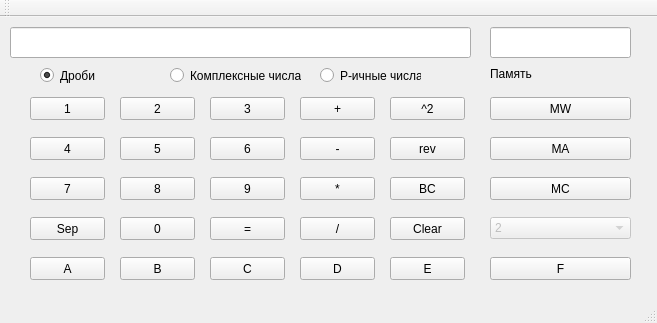
<?xml version="1.0" encoding="UTF-8"?>
<ui version="4.0">
 <class>MainWindow</class>
 <widget class="QMainWindow" name="MainWindow">
  <property name="geometry">
   <rect>
    <x>0</x>
    <y>0</y>
    <width>657</width>
    <height>323</height>
   </rect>
  </property>
  <property name="windowTitle">
   <string>MainWindow</string>
  </property>
  <widget class="QWidget" name="centralWidget">
   <widget class="QLineEdit" name="lineEdit">
    <property name="geometry">
     <rect>
      <x>10</x>
      <y>10</y>
      <width>461</width>
      <height>31</height>
     </rect>
    </property>
   </widget>
   <widget class="QPushButton" name="pushButton_1">
    <property name="geometry">
     <rect>
      <x>30</x>
      <y>80</y>
      <width>75</width>
      <height>23</height>
     </rect>
    </property>
    <property name="text">
     <string>1</string>
    </property>
   </widget>
   <widget class="QPushButton" name="pushButton_2">
    <property name="geometry">
     <rect>
      <x>120</x>
      <y>80</y>
      <width>75</width>
      <height>23</height>
     </rect>
    </property>
    <property name="text">
     <string>2</string>
    </property>
   </widget>
   <widget class="QPushButton" name="pushButton_3">
    <property name="geometry">
     <rect>
      <x>210</x>
      <y>80</y>
      <width>75</width>
      <height>23</height>
     </rect>
    </property>
    <property name="text">
     <string>3</string>
    </property>
   </widget>
   <widget class="QPushButton" name="pushButton_4">
    <property name="geometry">
     <rect>
      <x>30</x>
      <y>120</y>
      <width>75</width>
      <height>23</height>
     </rect>
    </property>
    <property name="text">
     <string>4</string>
    </property>
   </widget>
   <widget class="QPushButton" name="pushButton_5">
    <property name="geometry">
     <rect>
      <x>120</x>
      <y>120</y>
      <width>75</width>
      <height>23</height>
     </rect>
    </property>
    <property name="text">
     <string>5</string>
    </property>
   </widget>
   <widget class="QPushButton" name="pushButton_6">
    <property name="geometry">
     <rect>
      <x>210</x>
      <y>120</y>
      <width>75</width>
      <height>23</height>
     </rect>
    </property>
    <property name="text">
     <string>6</string>
    </property>
   </widget>
   <widget class="QPushButton" name="pushButton_7">
    <property name="geometry">
     <rect>
      <x>30</x>
      <y>160</y>
      <width>75</width>
      <height>23</height>
     </rect>
    </property>
    <property name="text">
     <string>7</string>
    </property>
   </widget>
   <widget class="QPushButton" name="pushButton_8">
    <property name="geometry">
     <rect>
      <x>120</x>
      <y>160</y>
      <width>75</width>
      <height>23</height>
     </rect>
    </property>
    <property name="text">
     <string>8</string>
    </property>
   </widget>
   <widget class="QPushButton" name="pushButton_9">
    <property name="geometry">
     <rect>
      <x>210</x>
      <y>160</y>
      <width>75</width>
      <height>23</height>
     </rect>
    </property>
    <property name="text">
     <string>9</string>
    </property>
   </widget>
   <widget class="QPushButton" name="pushButton_10">
    <property name="geometry">
     <rect>
      <x>120</x>
      <y>200</y>
      <width>75</width>
      <height>23</height>
     </rect>
    </property>
    <property name="text">
     <string>0</string>
    </property>
   </widget>
   <widget class="QPushButton" name="pushButton_11">
    <property name="geometry">
     <rect>
      <x>30</x>
      <y>200</y>
      <width>75</width>
      <height>23</height>
     </rect>
    </property>
    <property name="text">
     <string>Sep</string>
    </property>
   </widget>
   <widget class="QPushButton" name="pushButton_12">
    <property name="geometry">
     <rect>
      <x>210</x>
      <y>200</y>
      <width>75</width>
      <height>23</height>
     </rect>
    </property>
    <property name="text">
     <string>=</string>
    </property>
   </widget>
   <widget class="QPushButton" name="pushButton_13">
    <property name="geometry">
     <rect>
      <x>300</x>
      <y>80</y>
      <width>75</width>
      <height>23</height>
     </rect>
    </property>
    <property name="text">
     <string>+</string>
    </property>
   </widget>
   <widget class="QPushButton" name="pushButton_14">
    <property name="geometry">
     <rect>
      <x>300</x>
      <y>120</y>
      <width>75</width>
      <height>23</height>
     </rect>
    </property>
    <property name="text">
     <string>-</string>
    </property>
   </widget>
   <widget class="QPushButton" name="pushButton_15">
    <property name="geometry">
     <rect>
      <x>300</x>
      <y>160</y>
      <width>75</width>
      <height>23</height>
     </rect>
    </property>
    <property name="text">
     <string>*</string>
    </property>
   </widget>
   <widget class="QPushButton" name="pushButton_16">
    <property name="geometry">
     <rect>
      <x>300</x>
      <y>200</y>
      <width>75</width>
      <height>23</height>
     </rect>
    </property>
    <property name="text">
     <string>/</string>
    </property>
   </widget>
   <widget class="QPushButton" name="pushButton_17">
    <property name="geometry">
     <rect>
      <x>390</x>
      <y>80</y>
      <width>75</width>
      <height>23</height>
     </rect>
    </property>
    <property name="text">
     <string>^2</string>
    </property>
   </widget>
   <widget class="QPushButton" name="pushButton_18">
    <property name="geometry">
     <rect>
      <x>390</x>
      <y>120</y>
      <width>75</width>
      <height>23</height>
     </rect>
    </property>
    <property name="text">
     <string>rev</string>
    </property>
   </widget>
   <widget class="QPushButton" name="pushButton_19">
    <property name="geometry">
     <rect>
      <x>390</x>
      <y>160</y>
      <width>75</width>
      <height>23</height>
     </rect>
    </property>
    <property name="text">
     <string>BC</string>
    </property>
   </widget>
   <widget class="QPushButton" name="pushButton_20">
    <property name="geometry">
     <rect>
      <x>390</x>
      <y>200</y>
      <width>75</width>
      <height>23</height>
     </rect>
    </property>
    <property name="text">
     <string>Clear</string>
    </property>
   </widget>
   <widget class="QRadioButton" name="radioButton">
    <property name="geometry">
     <rect>
      <x>40</x>
      <y>50</y>
      <width>82</width>
      <height>17</height>
     </rect>
    </property>
    <property name="text">
     <string>Дроби</string>
    </property>
    <property name="checked">
     <bool>true</bool>
    </property>
   </widget>
   <widget class="QRadioButton" name="radioButton_2">
    <property name="geometry">
     <rect>
      <x>170</x>
      <y>50</y>
      <width>131</width>
      <height>17</height>
     </rect>
    </property>
    <property name="text">
     <string>Комплексные числа</string>
    </property>
   </widget>
   <widget class="QRadioButton" name="radioButton_3">
    <property name="geometry">
     <rect>
      <x>320</x>
      <y>50</y>
      <width>101</width>
      <height>17</height>
     </rect>
    </property>
    <property name="text">
     <string>P-ичные числа</string>
    </property>
   </widget>
   <widget class="QLabel" name="label">
    <property name="geometry">
     <rect>
      <x>490</x>
      <y>50</y>
      <width>47</width>
      <height>13</height>
     </rect>
    </property>
    <property name="text">
     <string>Память</string>
    </property>
   </widget>
   <widget class="QLineEdit" name="lineEdit_2">
    <property name="geometry">
     <rect>
      <x>490</x>
      <y>10</y>
      <width>141</width>
      <height>31</height>
     </rect>
    </property>
   </widget>
   <widget class="QPushButton" name="pushButton_97">
    <property name="geometry">
     <rect>
      <x>490</x>
      <y>80</y>
      <width>141</width>
      <height>23</height>
     </rect>
    </property>
    <property name="text">
     <string>MW</string>
    </property>
   </widget>
   <widget class="QPushButton" name="pushButton_98">
    <property name="geometry">
     <rect>
      <x>490</x>
      <y>120</y>
      <width>141</width>
      <height>23</height>
     </rect>
    </property>
    <property name="text">
     <string>MA</string>
    </property>
   </widget>
   <widget class="QPushButton" name="pushButton_99">
    <property name="geometry">
     <rect>
      <x>490</x>
      <y>160</y>
      <width>141</width>
      <height>23</height>
     </rect>
    </property>
    <property name="text">
     <string>MC</string>
    </property>
   </widget>
   <widget class="QComboBox" name="comboBox">
    <property name="enabled">
     <bool>false</bool>
    </property>
    <property name="geometry">
     <rect>
      <x>490</x>
      <y>200</y>
      <width>141</width>
      <height>22</height>
     </rect>
    </property>
    <item>
     <property name="text">
      <string>2</string>
     </property>
    </item>
    <item>
     <property name="text">
      <string>3</string>
     </property>
    </item>
    <item>
     <property name="text">
      <string>4</string>
     </property>
    </item>
    <item>
     <property name="text">
      <string>5</string>
     </property>
    </item>
    <item>
     <property name="text">
      <string>6</string>
     </property>
    </item>
    <item>
     <property name="text">
      <string>7</string>
     </property>
    </item>
    <item>
     <property name="text">
      <string>8</string>
     </property>
    </item>
    <item>
     <property name="text">
      <string>9</string>
     </property>
    </item>
    <item>
     <property name="text">
      <string>10</string>
     </property>
    </item>
    <item>
     <property name="text">
      <string>11</string>
     </property>
    </item>
    <item>
     <property name="text">
      <string>12</string>
     </property>
    </item>
    <item>
     <property name="text">
      <string>13</string>
     </property>
    </item>
    <item>
     <property name="text">
      <string>14</string>
     </property>
    </item>
    <item>
     <property name="text">
      <string>15</string>
     </property>
    </item>
   </widget>
   <widget class="QPushButton" name="pushButton_65">
    <property name="geometry">
     <rect>
      <x>30</x>
      <y>240</y>
      <width>75</width>
      <height>23</height>
     </rect>
    </property>
    <property name="text">
     <string>A</string>
    </property>
   </widget>
   <widget class="QPushButton" name="pushButton_66">
    <property name="geometry">
     <rect>
      <x>120</x>
      <y>240</y>
      <width>75</width>
      <height>23</height>
     </rect>
    </property>
    <property name="text">
     <string>B</string>
    </property>
   </widget>
   <widget class="QPushButton" name="pushButton_67">
    <property name="geometry">
     <rect>
      <x>210</x>
      <y>240</y>
      <width>75</width>
      <height>23</height>
     </rect>
    </property>
    <property name="text">
     <string>C</string>
    </property>
   </widget>
   <widget class="QPushButton" name="pushButton_68">
    <property name="geometry">
     <rect>
      <x>300</x>
      <y>240</y>
      <width>75</width>
      <height>23</height>
     </rect>
    </property>
    <property name="text">
     <string>D</string>
    </property>
   </widget>
   <widget class="QPushButton" name="pushButton_69">
    <property name="geometry">
     <rect>
      <x>390</x>
      <y>240</y>
      <width>75</width>
      <height>23</height>
     </rect>
    </property>
    <property name="text">
     <string>E</string>
    </property>
   </widget>
   <widget class="QPushButton" name="pushButton_70">
    <property name="geometry">
     <rect>
      <x>490</x>
      <y>240</y>
      <width>141</width>
      <height>23</height>
     </rect>
    </property>
    <property name="text">
     <string>F</string>
    </property>
   </widget>
  </widget>
  <widget class="QMenuBar" name="menuBar">
   <property name="geometry">
    <rect>
     <x>0</x>
     <y>0</y>
     <width>657</width>
     <height>21</height>
    </rect>
   </property>
  </widget>
  <widget class="QToolBar" name="mainToolBar">
   <attribute name="toolBarArea">
    <enum>TopToolBarArea</enum>
   </attribute>
   <attribute name="toolBarBreak">
    <bool>false</bool>
   </attribute>
  </widget>
  <widget class="QStatusBar" name="statusBar"/>
 </widget>
 <layoutdefault spacing="6" margin="11"/>
 <resources/>
 <connections/>
</ui>
